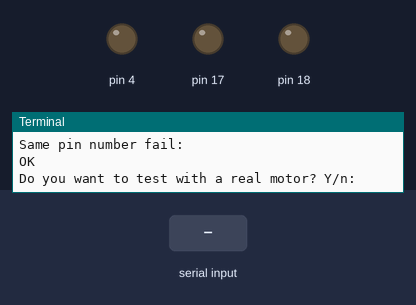
Bench run of a program on a simulated Raspberry Pi (header pin numbers). Shown: output pins drawn as LEDs (lit = HIGH), the last lines printed to the terminal. The inputs (shaded band) are chosen by the test bench. At 5.8 s the program stops and its outputs stay as they are.

Above: at 1.2 s.
1.3 s: "Y" typed at the terminal
2.8 s: "Y" typed at the terminal
At 3.8 s:
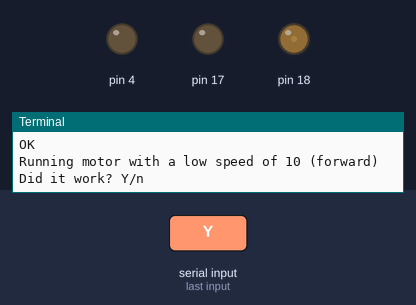
4.3 s: "Y" typed at the terminal
At 4.9 s:
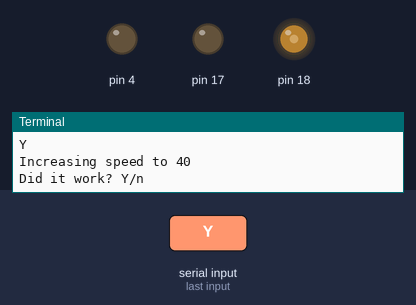
5.8 s: "BCM" typed at the terminal
Timing chart, 0 to 7.3 s (numbered marks = the images above; inputs shaded):
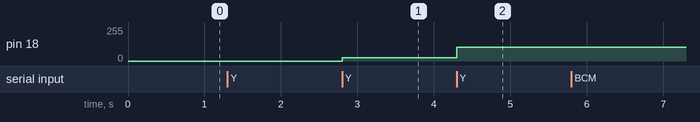

The program:

MotorController.py
```python
import RPi.GPIO as io
import GpioController
from sys import exit


class MotorController(GpioController.GpioController):

    # constants
    FORWARD = "forward"
    REVERSE = "reverse"
    DEFAULT_FREQ = 100
    DEFAULT_MAX = 100

    def __init__(self, enablePin, in1pin, in2pin, direction="forward", boardmode="BCM"):
        super(MotorController, self).__init__([enablePin,in1pin,in2pin],boardmode)
        # check direction
        if(direction == self.FORWARD):
            self.direction = self.FORWARD
        elif(direction == self.REVERSE):
            self.direction = self.REVERSE
        else:
            super(MotorController, self).cleanup()
            raise ValueError('%s not allowed, use "forward" or "reverse"' % direction)
        self.enablePin = enablePin
        self.in1pin = in1pin
        self.in2pin = in2pin
        # setup pins
        io.setup(self.enablePin, io.OUT)
        io.setup(self.in1pin, io.OUT)
        io.setup(self.in2pin, io.OUT)
        # setup pwm
        self.pwm = io.PWM(enablePin, self.DEFAULT_FREQ)
        self.pwm.start(0)
        if(self.direction == self.FORWARD):
            self._goForward()
        else:
            self._goReverse()

    def _goForward(self):
        io.output(self.in1pin, 1)
        io.output(self.in2pin, 0)
        self.direction = self.FORWARD

    def _goReverse(self):
        io.output(self.in1pin, 0)
        io.output(self.in2pin, 1)
        self.direction = self.REVERSE

    def toggleDirection(self):
        if(self.direction == self.FORWARD):
            self._goReverse()
        else:
            self._goForward()

    def forward(self, speed=None):
        self._goForward()
        if speed is not None:
            self.changeSpeed(speed)

    def reverse(self, speed=None):
        self._goReverse()
        if speed is not None:
            self.changeSpeed(speed)

    def stop(self):
        io.output(self.in1pin, 0)
        io.output(self.in2pin, 0)

#    def cleanup(self):
#        self.pwm.stop()
#        io.cleanup()

    # takes a value from 0 -> 100 and scales it
    # with DEFAULT_MAX
    def changeSpeed(self, newSpeed):
        # first scale it
        scale = float(self.DEFAULT_MAX) / float(100)
        newSpeed = int(newSpeed * scale)
        self.pwm.ChangeDutyCycle(newSpeed)

# tests
if __name__ == '__main__':

    print("Running tests:")
    # run the usual tests (check that things fail)
    # test direction fail
    try:
        print("Inccorect Direction value fail:")
        motor = MotorController(4, 17, 18, "nonsense")
    except ValueError, e:
        print("OK")
    motor = None

    # board fail
    try:
        print("Incorrect Board value fail:")
        motor = MotorController(4, 17, 18, "forward", "nonsense")
    except ValueError, e:
        print("OK")
    motor = None

    # test pin fail
    try:
        print("Incorrect pin number fail:")
        motor = MotorController(0, 244, 75)
    except ValueError, e:
        print("OK")
    motor = None

    # test same pin fail
    try:
        print("Same pin number fail:")
        motor = MotorController(4, 4, 4)
    except ValueError, e:
        print("OK")
    motor = None

    # ask user what to test
    checkMotor = raw_input("Do you want to test with a real motor? Y/n: ")
    if checkMotor == "Y":
        checkMotor = True
    else:
        checkMotor = False
    # if we should check the motor we just quit
    if checkMotor is False:
        print("All tests passed!")
        exit(0)

    # check that everything is connected
    print("This test assumes that you have an L293D")
    print("connected to GPIO of Rpi")
    print("with the following connections:")
    print("BCM:    BOARD:  ->   L293D(Pin):")
    print("18      1            EN1 (1)")
    print("4       7            IN1 (2)")
    print("17      0            IN2 (7)")
    print("And ofcourse a motor connected to L293D with")
    print("connections to ground and power etc...")
    print("--------------------------------------------")
    checkAllIsGood = raw_input("Is everything connected and ready? Y/n: ")
    if checkAllIsGood != "Y":
        print("Aborting tests!")
        exit(0)
    # we proceed
    print("Creating a motor ...")
    try:
        motor = MotorController(18, 4, 17)
    except Exception, e:
        print("Error creating motor... Aborting with error:")
        print(e)
        exit(1)

    print("Done")
    print("Testing to create a motor with the same pins, should fail:")
    try:
        passedDoubleMotorTest = False
        motor2 = MotorController(4, 18, 17)
    except ValueError, e:
        print("OK")
        passedDoubleMotorTest = True
    if passedDoubleMotorTest is False:
        print("Failed! Was able to create second motor. Aborting")
        exit(0)
    motor2 = None

    print("Running motor with a low speed of 10 (forward)")
    motor.changeSpeed(10)
    ok = raw_input("Did it work? Y/n")
    if ok != "Y":
        print("Aborting...")
        motor.cleanup()
        exit(0)
    print("Increasing speed to 40")
    motor.changeSpeed(40)
    ok = raw_input("Did it work? Y/n")
    if ok != "Y":
        print("Aborting...")
        motor.cleanup()
        exit(0)
    print("Changing direction")
    motor.toggleDirection()
    ok = raw_input("Did it work? Y/n")
    if ok != "Y":
        print("Aborting...")
        motor.cleanup()
        exit(0)
    print("Stopping motor")
    motor.stop()
    ok = raw_input("Did it work? Y/n")
    if ok != "Y":
        print("Aborting...")
        motor.cleanup()
        exit(0)
    print("Reverse motor with speed of 50")
    motor.reverse(50)
    ok = raw_input("Did it work? Y/n")
    if ok != "Y":
        print("Aborting...")
        motor.cleanup()
        exit(0)
    print("Test all passed!")
    print("Cleaning up")
    motor.cleanup()
```

GpioController.py
```python
import RPi.GPIO as io
from sys import exit

class GpioController(object):

    #constants
    BOARD_MODE=""
    BCM = "BCM"
    BOARD = "BOARD"
    ALLOWED_PINS_BCM = [4, 17, 18, 21, 22, 23, 24, 25]
    ALLOWED_PINS_BOARD = [0, 1, 2, 3, 4, 5, 6, 7]
    ALLOWED_PINS = []
    USED_PINS = []
    INITIATED = False
    NO_INSTANCES = 0

    def __init__(self, pins, boardmode="BCM", showWarnings=False):
        # we created a new instance
        self.pins = []
        self.NO_INSTANCES = self.NO_INSTANCES + 1
        #set warnings in io
        if showWarnings is False:
            io.setwarnings(False)
        else:
            io.setwarnings(True)
        #initiate the board
        if self.INITIATED is False:
            if boardmode=="BCM":
                self.BOARD_MODE="BCM"
                self.ALLOWED_PINS = self.ALLOWED_PINS_BCM
                io.setmode(io.BCM)
                self.INITIATED = True
            elif boardmode=="BOARD":
                self.BOARD_MODE="BOARD"
                self.ALLOWED_PINS = self.ALLOWED_PINS_BOARD
                io.setmode(io.BOARD)
                self.INITIATED = True
            else:
                self.cleanup()
                raise ValueError('%s is not an allowed, use "BCM" or "BOARD"' % boardmode)
        else: #INITIATED == TRUE
            # check that we dont have two conflicting modes
            if(boardmode != self.BOARD_MODE):
                self.cleanup()
                raise ValueError('Board mode is already set to %s , cannot use another mode' % self.BOARD_MODE)
        # Check pins
        # save pins to a local variable for cleanup
        for pin in pins:
            if(pin not in self.ALLOWED_PINS):
                self.cleanup()
                raise ValueError('%s is not an allowed pin for %s' % (pin, self.BOARD_MODE))
            if(pin in self.USED_PINS):
                self.cleanup()
                raise ValueError('Pin %s is already in use by another device' % pin)
            # Pin is ready to use
            self.pins.append(pin)
            self.USED_PINS.append(pin)

    def cleanup(self):
        # cleanup pins so that other things can use it
        for pin in self.pins:
            self.USED_PINS.remove(pin)
        self.NO_INSTANCES = self.NO_INSTANCES - 1
        if self.NO_INSTANCES == 0:
            io.cleanup()

# Tests
if __name__ == '__main__':

    print("==== gpioController - tests ====")
    # test pins
    try:
        print("-------------------------------")
        print("Wrong pin numbers")
        t1 = gpioController([777,444,333])
    except ValueError, e:
        print("OK")
        print(e)
    t1 = None
    try:
        print("-------------------------------")
        print("Wrong boardname")
        t1 = gpioController([4],"NOTABOARD")
    except ValueError, e:
        print("OK")
        print(e)
    t1 = None
    try:
        print("-------------------------------")
        print("Same pin numbers in the same init")
        t1 = gpioController([4,4,4])
    except ValueError, e:
        print("OK")
        print(e)
    t1 = None
    try:
        print("-------------------------------")
        print("Using the same pin in two different controllers")
        print("the second init should fail")
        print("First one")
        t1 = gpioController([4,17,18])
    except ValueError, e:
        print("Failed to create first one!")
        print(e)
        sys.exit(1)
    try:
        print("Second one")
        t2 = gpioController([21,22,4])
    except ValueError, e:
        print("OK")
        print(e)
    t1.cleanup()
    t1 = None
    t2 = None
    try:
        print("-------------------------------")
        print("Try using two different boardmodes")
        print("Creating first one with BCM")
        t1 = gpioController([4],"BCM")
    except ValueError, e:
        print("First one failed!")
        print(e)
        sys.exit(1)
    try:
        print("Creating second one with BOARD")
        t2 = gpioController([1],"BOARD")
    except ValueError, e:
        print("OK")
        print(e)
    t1.cleanup()
    t1 = None
    t2 = None
    print("All tests passed")
    print("================")
```

Measured:
- after the input at 2.8 s, pin 18: 0/255 → 26/255 at once
- after the input at 4.3 s, pin 18: 26/255 → 102/255 at once
